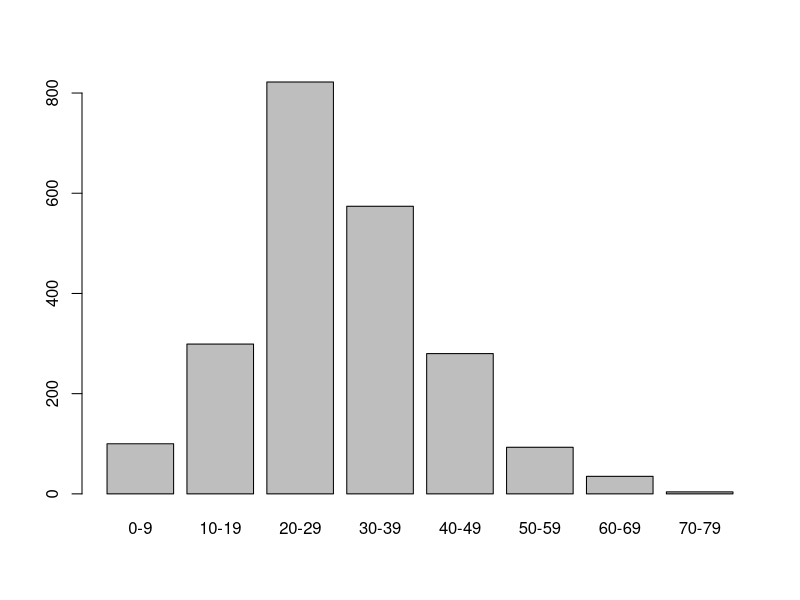
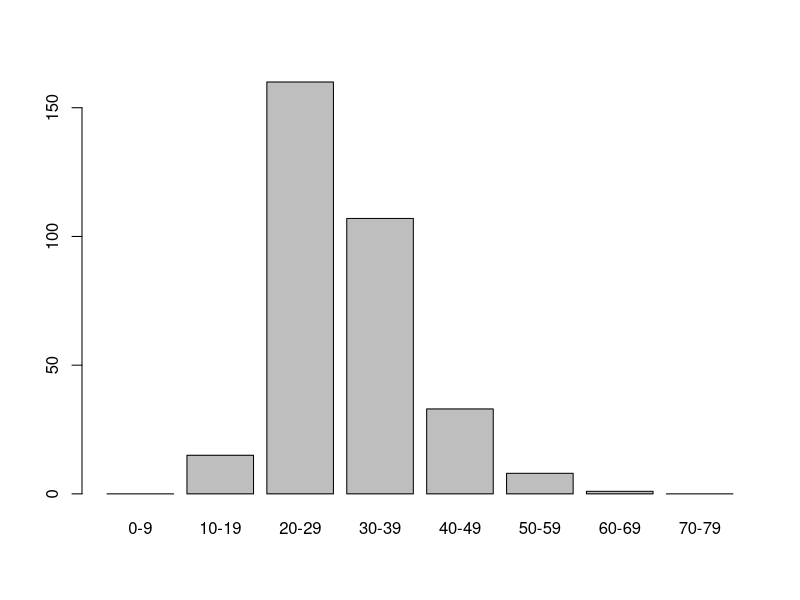
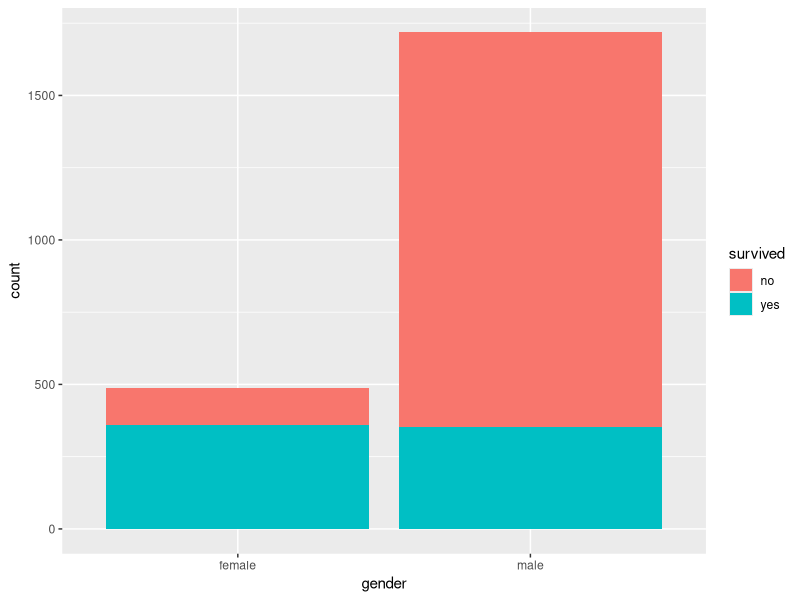
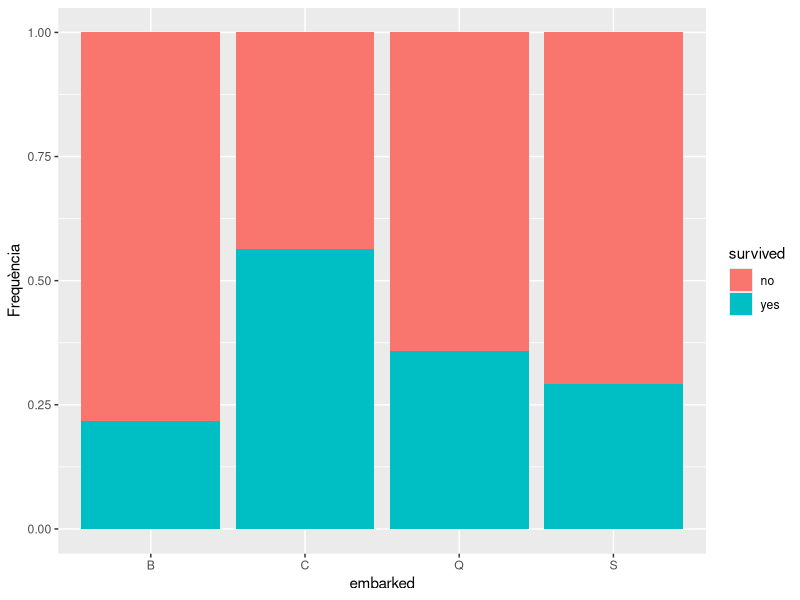
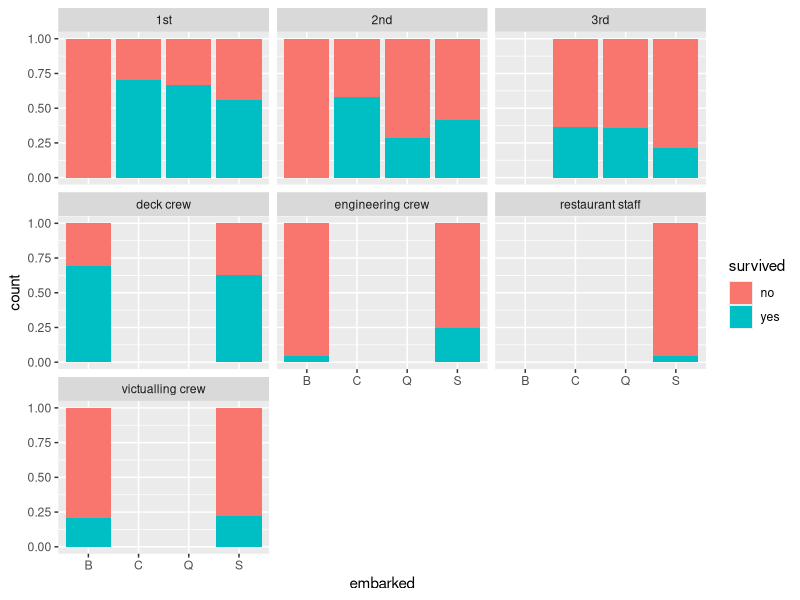
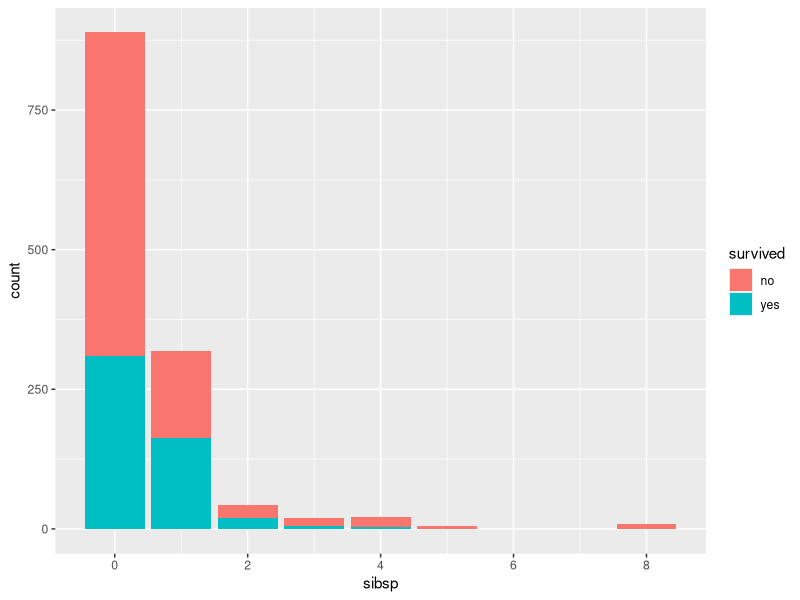
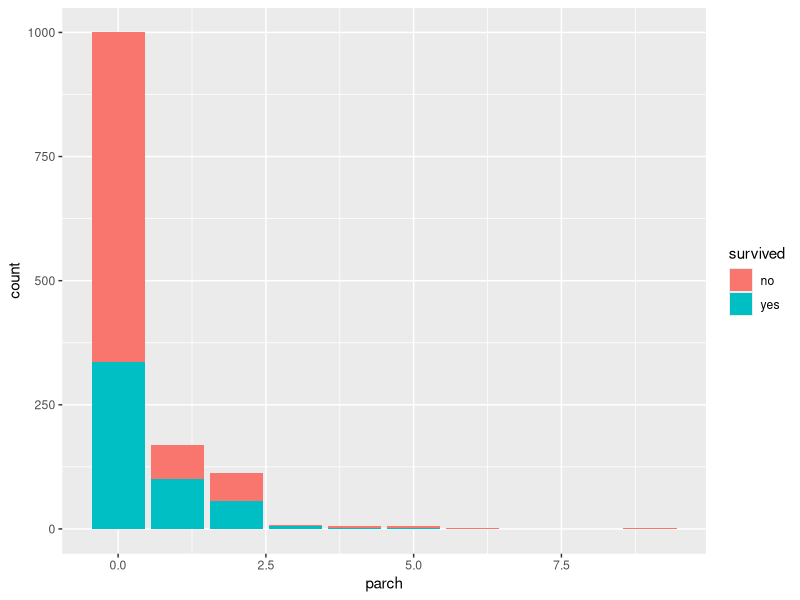
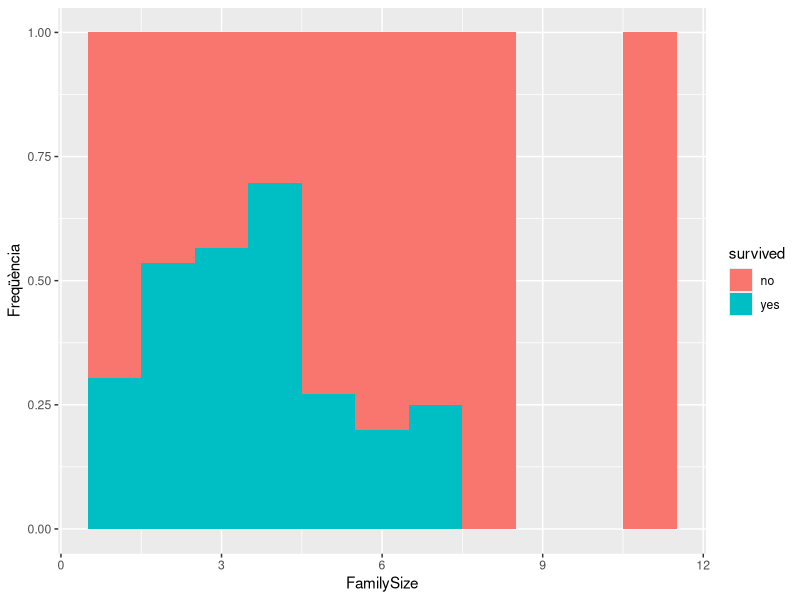

Write the R code that produced these figures, in order.
## ---- chunk 1
knitr::opts_chunk$set(echo = TRUE)
## ---- chunk 2
# https://cran.r-project.org/web/packages/ggplot2/index.html
if (!require('ggplot2')) install.packages('ggplot2'); library('ggplot2')
# https://cran.r-project.org/web/packages/dplyr/index.html
if (!require('dplyr')) install.packages('dplyr'); library('dplyr')
## ---- chunk 3
totalData <- read.csv('./data/titanic.csv',stringsAsFactors = FALSE)
filas=dim(totalData)[1]
## ---- chunk 4
totalData_crew=subset(totalData, totalData$class=="engineering crew")
## ---- chunk 5
str(totalData)
## ---- chunk 6
summary(totalData)
## ---- chunk 7
colSums(is.na(totalData))
colSums(totalData=="")
## ---- chunk 8
totalData$country[is.na(totalData$country)] <- "Desconocido"
## ---- chunk 9
totalData$age[is.na(totalData$age)] <- mean(totalData$age,na.rm=T)
## ---- chunk 10

summary(totalData[,"age"])
## ---- chunk 11
totalData["segmento_edad"] <- cut(totalData$age, breaks = c(0,10,20,30,40,50,60,70,100), labels = c("0-9", "10-19", "20-29", "30-39","40-49","50-59","60-69","70-79"))
## ---- chunk 12
head(totalData)
## ---- chunk 13
plot(totalData$segmento_edad)
## ---- chunk 14
totalData_crew["segmento_edad"] <- cut(totalData_crew$age, breaks = c(0,10,20,30,40,50,60,70,100), labels = c("0-9", "10-19", "20-29", "30-39","40-49","50-59","60-69","70-79"))
plot(totalData_crew$segmento_edad)
## ---- chunk 15
ggplot(data=totalData[1:filas,],aes(x=gender,fill=survived))+geom_bar()
## ---- chunk 16
ggplot(data = totalData[1:filas,],aes(x=embarked,fill=survived))+geom_bar(position="fill")+ylab("Frequència")
## ---- chunk 17
t<-table(totalData[1:filas,]$embarked,totalData[1:filas,]$survived)
for (i in 1:dim(t)[1]){
    t[i,]<-t[i,]/sum(t[i,])*100
}
## ---- chunk 18
ggplot(data = totalData[1:filas,],aes(x=embarked,fill=survived))+geom_bar(position="fill")+facet_wrap(~class)
## ---- chunk 19
ggplot(data = totalData[1:filas,],aes(x=sibsp,fill=survived))+geom_bar()
ggplot(data = totalData[1:filas,],aes(x=parch,fill=survived))+geom_bar()
## ---- chunk 20
totalData$FamilySize <- totalData$sibsp + totalData$parch +1;
totalData1<-totalData[1:filas,]
ggplot(data = totalData1[!is.na(totalData[1:filas,]$FamilySize),],aes(x=FamilySize,fill=survived))+geom_histogram(binwidth =1,position="fill")+ylab("Freqüència")
## ---- chunk 21
ggplot(data = totalData1[!(is.na(totalData[1:filas,]$age)),],aes(x=age,fill=survived))+geom_histogram(binwidth =3)
ggplot(data = totalData1[!is.na(totalData[1:filas,]$age),],aes(x=age,fill=survived))+geom_histogram(binwidth = 3,position="fill")+ylab("Frequencia")
## ---- chunk 22
# Cargamos el juego de datos

# Redacta aquí el código R para el estudio del juego de datos
